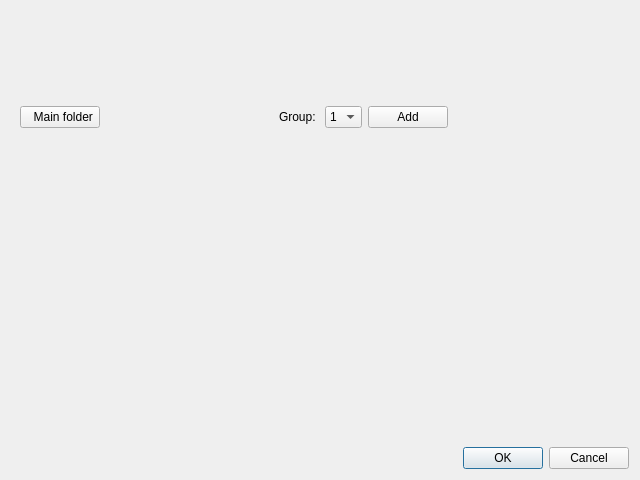
<?xml version="1.0" encoding="UTF-8"?>
<ui version="4.0">
 <class>mainDialog</class>
 <widget class="QDialog" name="mainDialog">
  <property name="geometry">
   <rect>
    <x>0</x>
    <y>0</y>
    <width>640</width>
    <height>480</height>
   </rect>
  </property>
  <property name="windowTitle">
   <string>Dialog</string>
  </property>
  <layout class="QVBoxLayout" name="verticalLayout">
   <item>
    <widget class="QWidget" name="widget" native="true">
     <layout class="QHBoxLayout" name="horizontalLayout">
      <item>
       <widget class="QPushButton" name="mainFolderPushButton">
        <property name="text">
         <string>  Main folder</string>
        </property>
        <property name="icon">
         <iconset theme="folder-open"/>
        </property>
       </widget>
      </item>
      <item>
       <spacer name="horizontalSpacer">
        <property name="orientation">
         <enum>Qt::Horizontal</enum>
        </property>
        <property name="sizeHint" stdset="0">
         <size>
          <width>40</width>
          <height>20</height>
         </size>
        </property>
       </spacer>
      </item>
      <item>
       <widget class="QLabel" name="label">
        <property name="text">
         <string>Group: </string>
        </property>
       </widget>
      </item>
      <item>
       <widget class="QComboBox" name="groupsComboBox">
        <property name="currentText">
         <string>1</string>
        </property>
        <item>
         <property name="text">
          <string>1</string>
         </property>
        </item>
       </widget>
      </item>
      <item>
       <widget class="QPushButton" name="addGroupPushButton">
        <property name="text">
         <string>Add</string>
        </property>
        <property name="icon">
         <iconset theme="add"/>
        </property>
       </widget>
      </item>
      <item>
       <spacer name="horizontalSpacer_2">
        <property name="orientation">
         <enum>Qt::Horizontal</enum>
        </property>
        <property name="sizeHint" stdset="0">
         <size>
          <width>40</width>
          <height>20</height>
         </size>
        </property>
       </spacer>
      </item>
     </layout>
    </widget>
   </item>
   <item>
    <layout class="QVBoxLayout" name="listPickerLayout"/>
   </item>
   <item>
    <widget class="QWidget" name="listSelection" native="true"/>
   </item>
   <item>
    <widget class="QDialogButtonBox" name="buttonBox">
     <property name="orientation">
      <enum>Qt::Horizontal</enum>
     </property>
     <property name="standardButtons">
      <set>QDialogButtonBox::Cancel|QDialogButtonBox::Ok</set>
     </property>
    </widget>
   </item>
  </layout>
 </widget>
 <resources/>
 <connections>
  <connection>
   <sender>buttonBox</sender>
   <signal>accepted()</signal>
   <receiver>mainDialog</receiver>
   <slot>accept()</slot>
   <hints>
    <hint type="sourcelabel">
     <x>248</x>
     <y>254</y>
    </hint>
    <hint type="destinationlabel">
     <x>157</x>
     <y>274</y>
    </hint>
   </hints>
  </connection>
  <connection>
   <sender>buttonBox</sender>
   <signal>rejected()</signal>
   <receiver>mainDialog</receiver>
   <slot>reject()</slot>
   <hints>
    <hint type="sourcelabel">
     <x>316</x>
     <y>260</y>
    </hint>
    <hint type="destinationlabel">
     <x>286</x>
     <y>274</y>
    </hint>
   </hints>
  </connection>
 </connections>
</ui>
